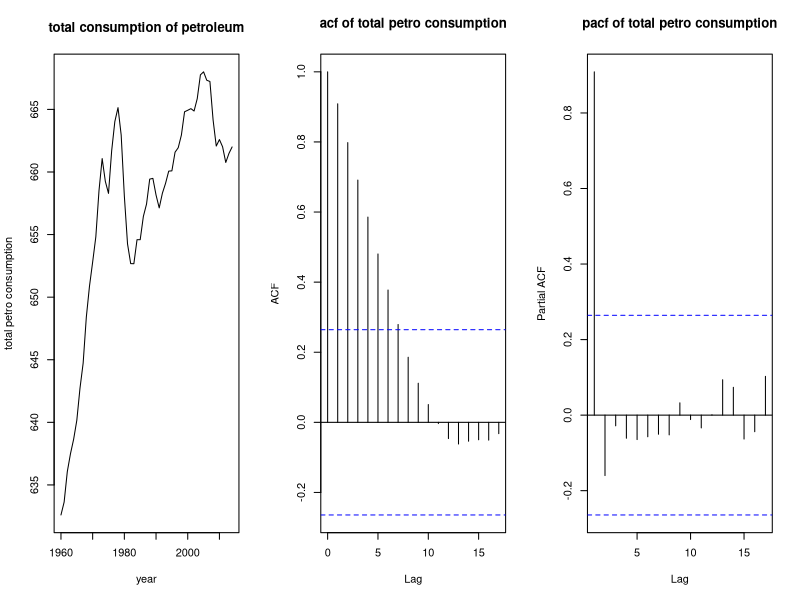
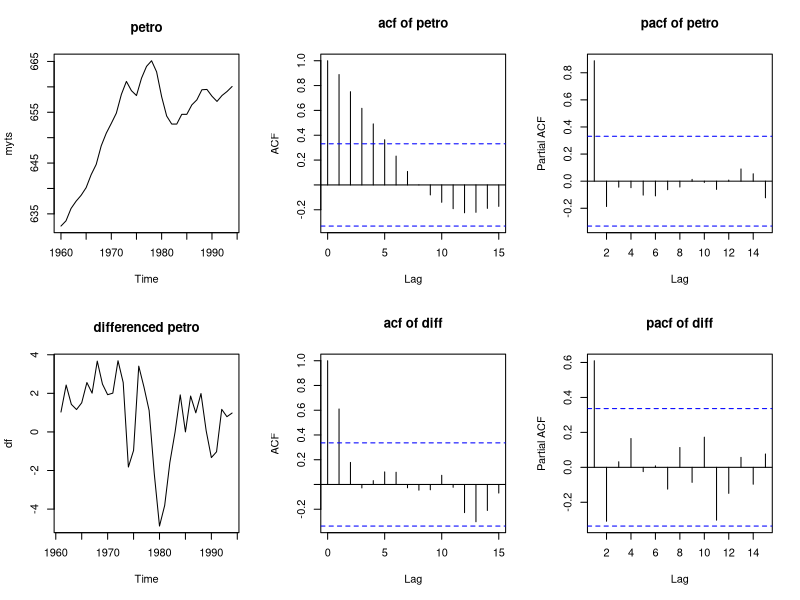
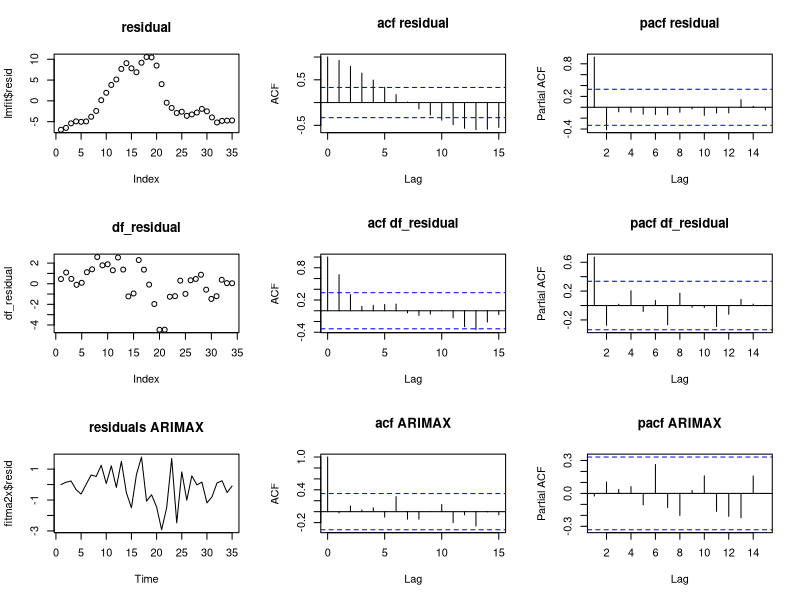
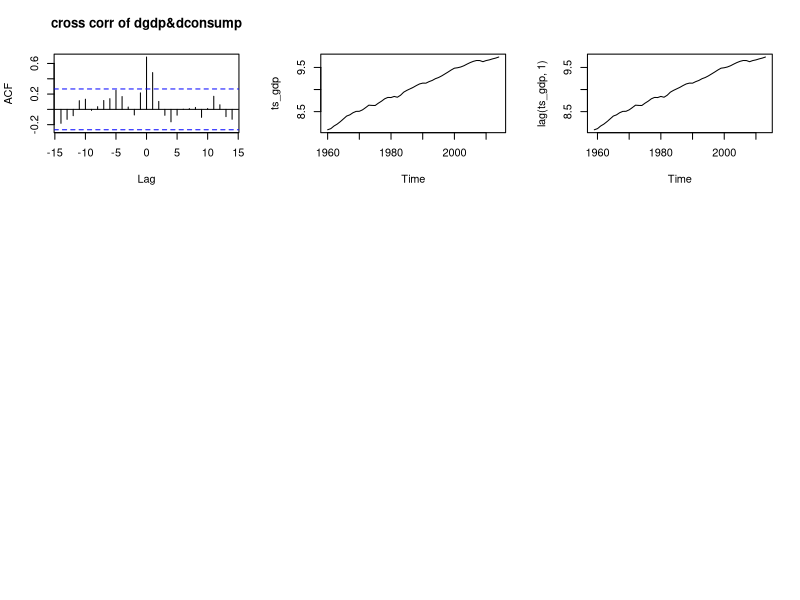

These figures' R source, in order:
# Step 2: fitting models
sumPetro <- read.csv("sumPetro.txt", sep="", stringsAsFactors=FALSE)
ltrain<-sumPetro[1:35,] # 1960-1994
lholdo<-sumPetro[36:55,] # 1995-2014
lholdo_consump<-lholdo[,2]
displaylist=matrix(0,nrow=20,ncol=7)
`colnames<-`(displaylist,c("year","holdout","persist","avg","holt-winter","arima","arimax"))
displaylist[,1]=lholdo[,1]
displaylist[,2]=lholdo[,2]
# ===============================Persistence==========================================================================
fc_1=c(ltrain[35,2],lholdo[1,2])

for(i in 2:20){
  fc_1[i]=lholdo_consump[i-1]
}

displaylist[,3]=fc_1
displaylist

fcerror<-sqrt(sum((fc_1-lholdo_consump)^2)/20)
fcerror # 1.19906

# =============================avg of all the past=====================================================================

avg<-function(train,holdout){
  fcvec=c()
  cumsum=sum(train[,2])
  mse=0
  n=35
  fc=cumsum/n
  fcvec[1]=fc
  zt=holdout[1,2]
  fcerror=zt-fc
  mse=mse+fcerror^2
  for (i in c(2:20)){
    cumsum=cumsum+holdout[i-1,2]
    fc=cumsum/(n+i-1)
    fcvec[i]=fc
    zt=holdout[i,2]
    fcerror=zt-fc
    mse=mse+fcerror^2
  }
  return(fcvec)
  
}

vec<-avg(ltrain,lholdo) 

sqrt(sum((vec-lholdo[,2])^2)/20) #9.076252

displaylist[,4]=vec
displaylist

# ==================================HOLT WINTER========================================================================
# Holt Winter function with trend

myts<-ts(sumPetro[,2],start=c(1960),end=c(2014),frequency=1)
par(mfrow=c(1,3))
plot(myts,xlab="year",ylab="total petro consumption",main="total consumption of petroleum")
acf(myts,main="acf of total petro consumption");pacf(myts,main="pacf of total petro consumption")
hlfit<-HoltWinters(myts,gamma=F)

alpha_hat=hlfit$alpha
beta_hat=hlfit$beta
vn=660.07
bn=0.9606617
n_holdout=20

#iteration 1
fcvec=c()
sse=0
fc=vn+bn
zt=lholdo_consump[1]
newfc=fc
fcvec[1]=fc
fcerror=zt-fc
sse=sse+fcerror^2
vprev=vn
bprev=bn

#iteration 2 to n_holdout

for (i in 2:n_holdout){
  vnew=alpha_hat*lholdo_consump[i-1]+(1-alpha_hat)*fc
  bnew=beta_hat*(vnew-vprev)+(1-beta_hat)*bprev
  fc=vnew+bnew
  fcvec[i]=fc
  zt=lholdo_consump[i]
  fcerror=zt-fc
  sse=sse+fcerror^2
  vprev=vnew
  bprev=bnew
}
rmse=sqrt(sum((fcvec-lholdo_consump)^2)/n_holdout)
rmse
displaylist[,5]=fcvec
displaylist


#============================ARIMA===============================================================================
par(mfrow=c(2,3))
myts<-ts(ltrain[,2],start=c(1960),end=c(1994))
plot(myts, main = "petro")
acf(myts, main="acf of petro");pacf(myts, main="pacf of petro")
df<-diff(myts,1)
plot(df,main="differenced petro");acf(df, main="acf of diff");pacf(df,main="pacf of diff")

fit<-arima(myts,order=c(0,1,1),method="CSS")
fc_arima = predict(fit,n.ahead=20)$pred

rmse = sqrt(sum((lholdo[,2]-fc_arima)^2)/20)
rmse
displaylist[,6]<-fc_arima
displaylist

#=======================ARIMAX=======================================================================================
# assuming common working directory:
final <- read.table("final.txt", quote="\"", comment.char="", stringsAsFactors=FALSE)
`colnames<-`(final,c("year","consumption","price","gdp"))
final[,4]<-log(final[,4])
consumption=final[,2]
price=final[,3]
gdp=final[,4]
dfr<-data.frame(consumption,price,gdp)

ltrain<-dfr[1:35,] # 1960-1994
lholdo<-dfr[36:55,] # 1995-2014
lmfit<-lm(consumption~price+gdp,data=ltrain)
summary(lmfit)

#plot residuals
par(mfrow=c(3,3))
plot(lmfit$resid,main="residual");acf(lmfit$resid,main="acf residual");pacf(lmfit$resid,main="pacf residual")

# plot differenced residuals
df_residual=diff(lmfit$resid,1)
plot(df_residual,main="df_residual");acf(df_residual,main="acf df_residual");pacf(df_residual,main="pacf df_residual")

#plot ARIMAX graphs
fitma2x<-arima(ltrain$consumption, order=c(0,1,2),xreg=ltrain[,2:3],method="CSS")
plot(fitma2x$resid, main="residuals ARIMAX");acf(fitma2x$resid, main = "acf ARIMAX")
pacf(fitma2x$resid, main= "pacf ARIMAX")


fc = predict(fitma2x,newxreg=lholdo[,2:3] ,n.step=24)$pred
fcerror<-sqrt(sum((fc-lholdo[,1])^2)/20)
fcerror


# ==================AIMAX with lagged varibales=======================
ts_consumption<-ts(consumption,start=c(1960),end=c(2014))
ts_gdp<-ts(gdp,start=c(1960),end=c(2014))
dconsump<-diff(ts_consumption);dgdp<-diff(ts_gdp)
cross=ccf(dgdp,dconsump,main="cross corr of dgdp&dconsump") # it seem dgdp lags dcomsump?? cosump -> gdp

plot(ts_gdp)
plot(lag(ts_gdp,1))

mydat=ts.intersect(ts_consumption,lag(ts_gdp,1))

fitarma00=arima(mydat[,1],order=c(0,1,0),xreg=mydat[,2])
fitarma00 # 2.625

fitarma10=arima(mydat[,1],order=c(1,1,0),xreg=mydat[,2]) 
fitarma10 # 1.991

fitarma01=arima(mydat[,1],order=c(0,1,1),xreg=mydat[,2])
fitarma01 # 2.015

fitarma11=arima(mydat[,1],order=c(1,1,1),xreg=mydat[,2]) 
fitarma11 # 1.959

fit=arima(mydat[1:35,1],order=c(1,1,1),xreg=mydat[1:35,2]) 
fit

fc<-predict(fit, n.step=19,newxreg=mydat[36:(54),2])$pred
rmse = sqrt(sum((mydat[36:54,1]-fc)^2)/19) # 2.473665
rmse

